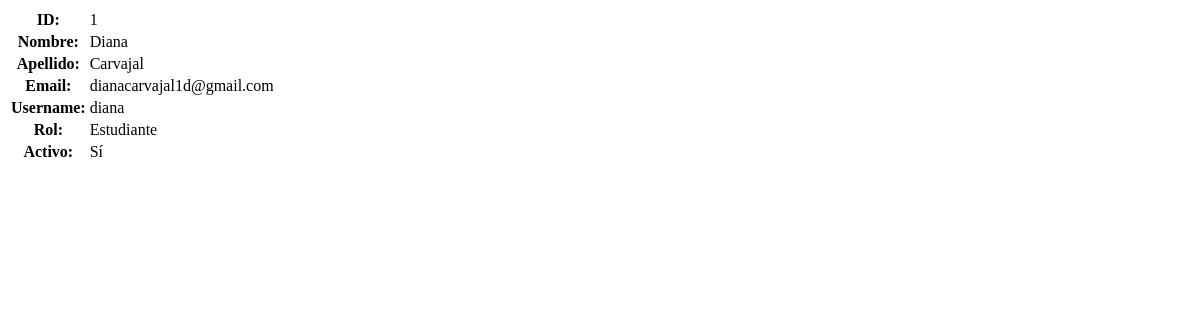
The app's page /usuarios/vista/1, older data.
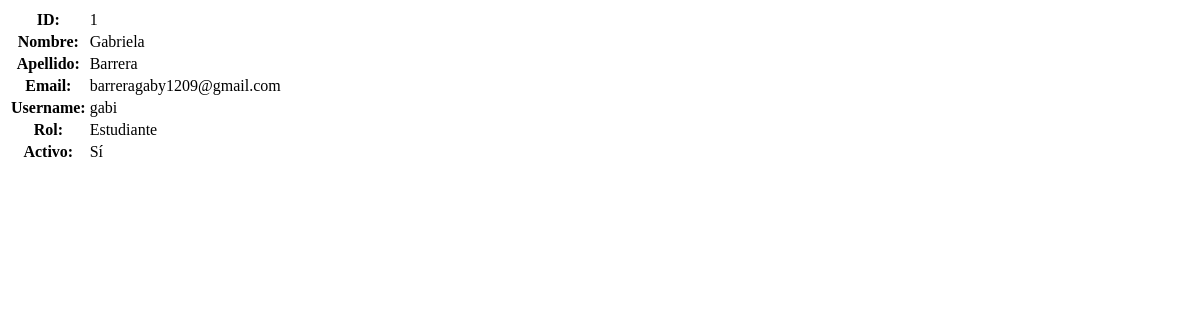
The same page, newer data.
### models/usuario_model.py (models this page shows, shortened)
class Usuario(db.Model, UserMixin):
    __tablename__='usuarios'
    id = db.Column(db.Integer,primary_key=True)
    nombre = db.Column(db.String(80),nullable=False)
    apellido = db.Column(db.String(100))
    email = db.Column(db.String(120), unique=True)
    username = db.Column(db.String(20),nullable=False)
    password = db.Column(db.String,nullable=False)
    activo = db.Column(db.Boolean, default=True,nullable=False)
    rol_id = db.Column(db.Integer, db.ForeignKey('rol.id'), nullable=False)
    rol = db.relationship('Rol', back_populates='usuarios')
    docentes = db.relationship('Docente', backref='usuario_rel', lazy=True, cascade='all, delete-orphan')
    estudiantes = db.relationship('Estudiante', backref='usuario_rel', lazy=True, cascade='all, delete-orphan')
    def delete(self):
        db.session.delete(self)
        db.session.commit()
    @staticmethod
    def get_by_id(user_id):
        return Usuario.query.get(user_id)

### controllers/usuario_controller.py (the view)
@usuario_bp.route("/vista/<int:id>")
def vista(id):
    usuario = Usuario.get_by_id(id)
    return usuario_view.vista(usuario)

### views/usuario_view.py (called while the page is built)
def vista(usuario):
    return render_template('admi/usuarios/vista.html',usuario=usuario)

### templates/admi/usuarios/vista.html
<table class="table table-bordered">
    <tr>
        <th>ID:</th>
        <td>{{ usuario.id }}</td>
    </tr>
    <tr>
        <th>Nombre:</th>
        <td>{{ usuario.nombre }}</td>
    </tr>
    <tr>
        <th>Apellido:</th>
        <td>{{ usuario.apellido }}</td>
    </tr>
    <tr>
        <th>Email:</th>
        <td>{{ usuario.email }}</td>
    </tr>
    <tr>
        <th>Username:</th>
        <td>{{ usuario.username }}</td>
    </tr>
    <tr>
        <th>Rol:</th>
        <td>{{ usuario.rol.nombre }}</td>
    </tr>
    <tr>
        <th>Activo:</th>
        <td>{{ 'Sí' if usuario.activo else 'No' }}</td>
    </tr>
</table>

Row changes from the older to the newer data that the page shows:
changed Usuario "Sí": nombre "Diana" → "Gabriela"; apellido "Carvajal" → "Barrera"; email "dianacarvajal1d@gmail.com" → "barreragaby1209@gmail.com"; username "diana" → "gabi"
